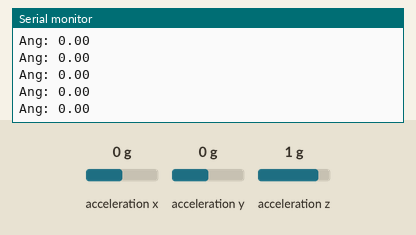
Recording of a sketch running on a simulated Arduino Uno, built with avr-gcc and run on an emulated ATmega328P. Parts: the last lines printed to the serial monitor. The inputs (shaded band) are chosen by the test bench; at power-on: acceleration x 0 g, acceleration z 1 g, acceleration y 0 g.

Above: at 1.2 s.
1.3 s: acceleration x set to -1.4 g
At 2.2 s:
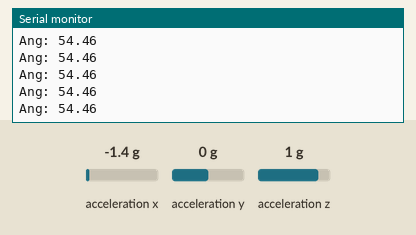
2.8 s: acceleration x set to 0 g
At 3.7 s:
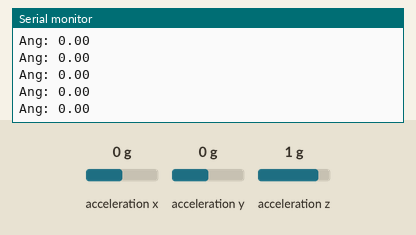
5.8 s: acceleration z set to -1.4 g
At 6.4 s:
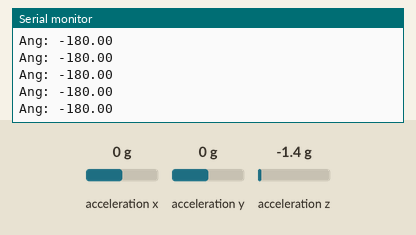
7.3 s: acceleration z set to 0 g
At 8.3 s:
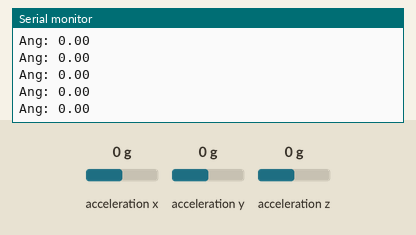
10.3 s: acceleration x set to -0.8 g
At 11.0 s:
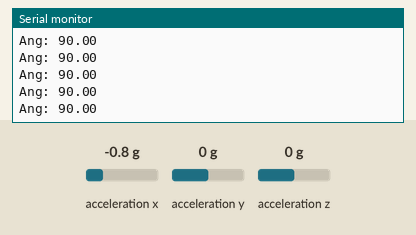
Timing chart, 0 to 13.3 s (numbered marks = the images above; inputs shaded):
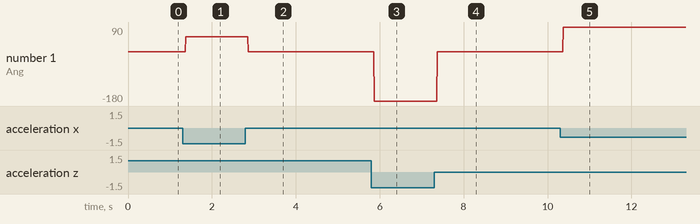

Measured:
- after the input at 1.3 s, the serial monitor: prints a new line after 0.07 s (image 1)
- after the input at 5.8 s, the serial monitor: prints a new line after 0.07 s (image 3)
- after the input at 10.3 s, the serial monitor: prints a new line after 0.08 s (image 5)
- plotted number 1: 0 → 54.46 after the input at 1.3 s, 0 → -180 after the input at 5.8 s, 0 → 90 after the input at 10.3 s

The sketch:

imu_acc_angle.ino
```cpp
#include "Wire.h"
#include "I2Cdev.h"
#include "MPU6050.h"
#include "math.h"

MPU6050 mpu;

int16_t accY, accZ, accX;
float accAngle;

void setup() {
  mpu.initialize();
  Serial.begin(9600);
  mpu.setXAccelOffset(-4899);
  mpu.setYAccelOffset(-1674);
  mpu.setZAccelOffset(1484);
  mpu.setXGyroOffset(68);
  mpu.setYGyroOffset(-34);
  mpu.setZGyroOffset(15);
}

void loop() {
  accX = mpu.getAccelerationX();
  accZ = mpu.getAccelerationZ();
  accY = mpu.getAccelerationY();
  //Serial.println("----------");
  //Serial.println(accZ);
  //Serial.println(accY);
  //Serial.println(accX);
  //Serial.println("----------");
  accAngle = -atan2(accX, accZ)*RAD_TO_DEG;

  if(isnan(accAngle));
  else
    Serial.print("Ang: ");
    Serial.println(accAngle);
    //face down = 90 deg
    //face up = -90 deg
    //balanced = 0 deg
}
```
